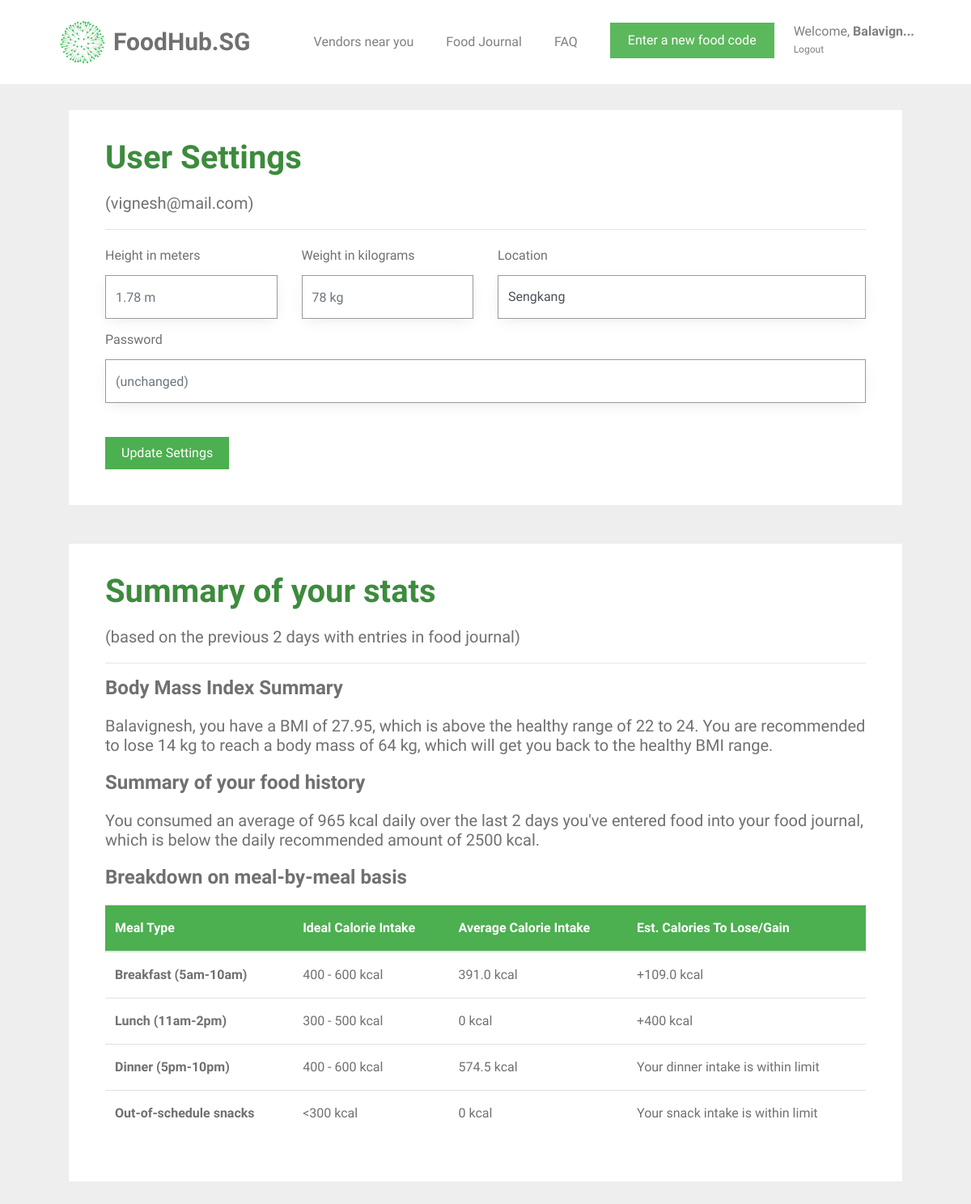
Page /user_settings (signed in) on the earlier database version.
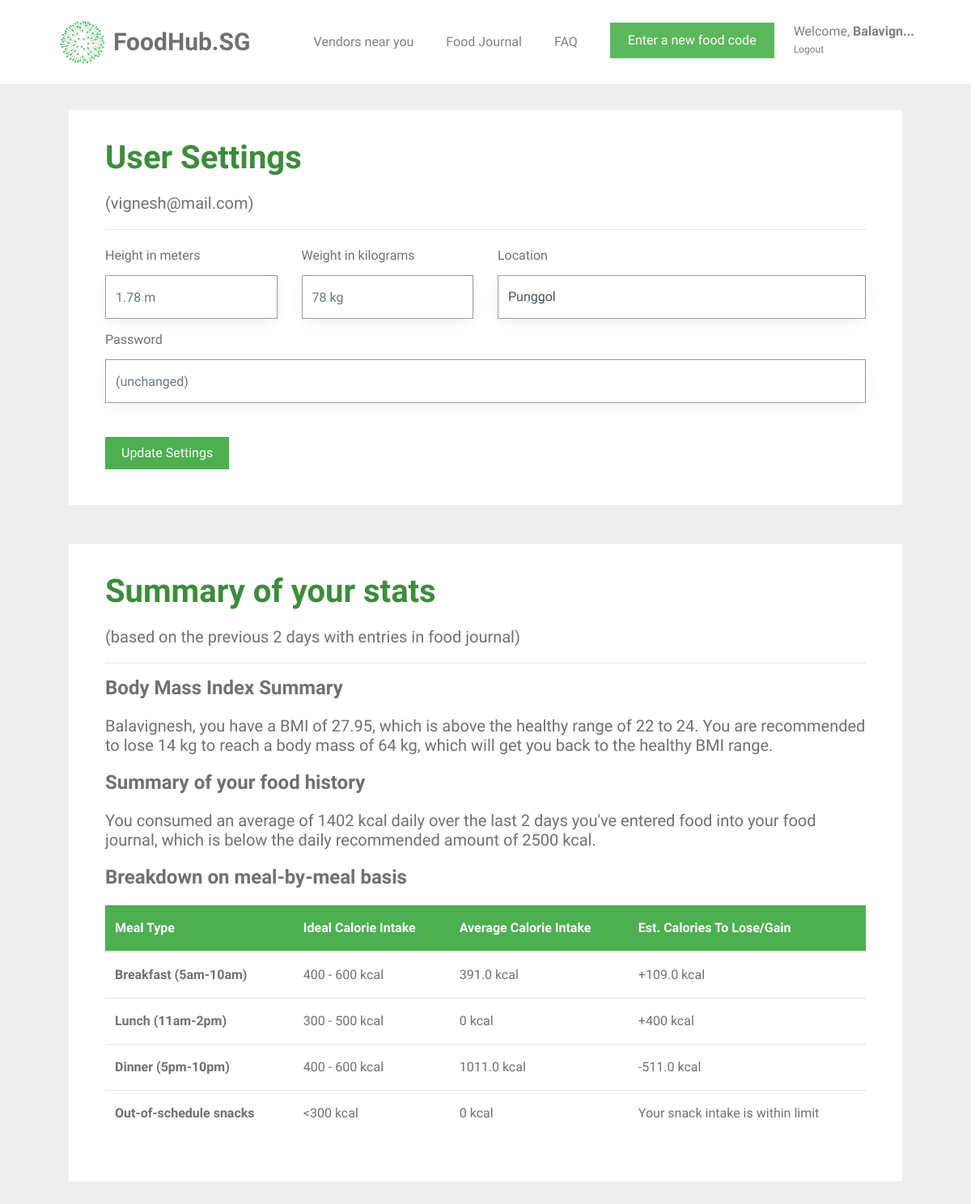
Same page on the later database version.
### tables this page shows
CREATE TABLE "user" (
	`id`	INTEGER PRIMARY KEY AUTOINCREMENT,
	`name`	TEXT NOT NULL,
	`email`	VARCHAR ( 512 ) NOT NULL UNIQUE,
	`password`	TEXT NOT NULL,
	`height`	INTEGER NOT NULL,
	`weight`	INTEGER NOT NULL,
	`location`	TEXT NOT NULL
);

### foodhubsg/user.py (the view, shortened to what this page needs)
@bp.route('/user_settings', methods=('GET', 'POST'))
@login_required
def user_settings():
    db = get_db()
    food_items = db.execute(
        'SELECT f.id, creator_id, food_name, created, calories, food_code, email'
        ' FROM food_entry f JOIN user u ON f.creator_id = u.id'
        ' WHERE f.creator_id = ? AND DATE(f.created) IN'
        ' (SELECT DISTINCT DATE(created) FROM food_entry '
        ' WHERE NOT date(f.created) = date("now") ORDER BY datetime(created) DESC LIMIT 8)'
        ' ORDER BY datetime(created) DESC',
        (g.user['id'],),
    ).fetchall()
    users = db.execute(
        'SELECT id, name, email, password, height, weight, location'
        ' FROM user'
        ' WHERE id = ?',
        (g.user['id'],),
    ).fetchall()
    user_info = ProcessUserInfo(food_items, users)
    info = user_info.get_info()
    return render_template('user/user_settings.html',
                           name=info["name"], weight=info["weight"], height=info["height"], email=info["email"],
                           password=info["password"], user_location=info["user_location"], bmi_statement=info["bmi_statement"],
                           calories_statement=info["calories_statement"], number_of_days=info["number_of_days"],
                           user_average_calories=info["user_average_calories"], food_exists=info["food_exists"],
                           snack_message=info["snack_message"], average_breakfast_calories=info["average_breakfast_calories"],
                           average_lunch_calories=info["average_lunch_calories"], average_dinner_calories=info["average_dinner_calories"],
                           average_snack_calories=info["average_snack_calories"])

### foodhubsg/auth.py (called while the page is built)
def login_required(view):
    @functools.wraps(view)
    def wrapped_view(**kwargs):
        if g.user is None:
            return redirect(url_for('auth.login'))
        return view(**kwargs)
    return wrapped_view

@bp.before_app_request
def load_logged_in_user():
    user_id = session.get('user_id')
    if user_id is None:
        g.user = None
    else:
        g.user = get_db().execute(
            'SELECT * FROM user WHERE id = ?', (user_id,)
        ).fetchone()

### foodhubsg/classes.py (called while the page is built)
def remove_duplicates(values):
    output = []
    seen = set()
    for value in values:
        if value not in seen:
            output.append(value)
            seen.add(value)
    return output

    def get_area(self):
        return self.__area

### foodhubsg/db.py (called while the page is built)
def get_db():
    if 'db' not in g:
        g.db = sqlite3.connect(
            current_app.config['DATABASE'],
            detect_types=sqlite3.PARSE_DECLTYPES
        )
        g.db.row_factory = sqlite3.Row
    return g.db

### foodhubsg/templates/user/user_settings.html (shortened to what this page needs)
{% extends 'base.html' %}
{% block content %}
<div id="colorlib-container">
    <div class="container">
        <div class="col-md-12">
            <div class="box1">
            <div class="row row-pb-md">
                <div class="col-md-12">
                    <header>
                        <h1 class="font_color"><b>User Settings</b></h1>
                        <h5>({{ email }})</h5>
                        <hr>
                    </header>
                    <form method="post">
                        <div class="row form-group">
                            <div class="col-md-3">
                                <label>Height in meters</label>
                                <input name="height" id="height" type="number" step="0.01" class="form-control" value="{{ request.form['height'] }}" placeholder="{{ g.user['height'] }} m">
                            </div>
                            <div class="col-md-3">
                                <label>Weight in kilograms</label>
                                <input name="weight" id="weight" type="number" step="0.01" class="form-control" value="{{ request.form['weight'] }}" placeholder="{{ g.user['weight'] }} kg">
                            </div>
                            <div class="col-md-6" style="padding-bottom: 10px;">
                                <label>Location</label>
                                <select class="custom-select form-control" id="inputGroupSelect02" name="new-location">
                                    <option selected>{{ user_location }}</option>
                                </select>
                            </div>
                            <div class="col-md-12 new-password">
                                <label>Password</label>
                                <input name="password" id="password" type="password" class="form-control delprefix" placeholder="(unchanged)">
                            </div>
                        </div>
                        <br>
                        <input type="submit" value="Update Settings" class="btn btn-primary" style="background-color: #4CAF50;">
                    </form>
                </div>
            </div>
            </div>
        </div>
        <div class="col-md-12">
            <div class="box1">
            <div class="row row-pb-md">
                <div class="col-md-12">
                    <header id="summary-header">
                        <h1 class="font_color"><b>Summary of your stats</b></h1>
                        {% if number_of_days == 0 %}
                        {% else %}
                            <h5>(based on the previous {{ number_of_days }} days with entries in food journal)</h5>
                        {% endif %}
                        <hr>
                    </header>
                    <h4><b>Body Mass Index Summary</b></h4>
                    <h5>{{ bmi_statement }}</h5>
                    <h4><b>Summary of your food history</b></h4>
                    {% if food_exists == 0 %}
                        <h5>You have not added enough food to your journal to generate a summary. Keep adding more food!</h5>
                    {% else %}
                        <h5>{{ calories_statement }}</h5>
                    <h4><b>Breakdown on meal-by-meal basis</b></h4>
                        <table class="table">
                            <thead class="thead-green">
                                <tr>
                                    <th scope="col">Meal Type</th>
                                    <th scope="col">Ideal Calorie Intake</th>
                                    <th scope="col">Average Calorie Intake</th>
                                    <th scope="col">Est. Calories To Lose/Gain</th>
                                </tr>
                            </thead>
                            <tbody>
                                <tr>
                                    <th scope="row">Breakfast (5am-10am)</th>
                                    <td>400 - 600 kcal</td>
                                    <td>{{ average_breakfast_calories }} kcal</td>
                                    <td>
                                      {% if average_breakfast_calories < 400 %}
                                          +{{ (average_breakfast_calories - 500)|round(2)|abs }} kcal
                                      {% elif average_breakfast_calories > 600 %}
                                          -{{ (average_breakfast_calories - 500)|round(2)|abs }} kcal
                                      {% else %}
                                          Your breakfast intake is within limit
                                      {% endif %}
                                    </td>
                                </tr>
                                <tr>
                                    <th scope="row">Lunch (11am-2pm)</th>
                                    <td>300 - 500 kcal</td>
                                    <td>{{ average_lunch_calories }} kcal</td>
                                    <td>
                                        {% if average_lunch_calories < 300 %}
                                            +{{ (average_lunch_calories - 400)|round(2)|abs }} kcal
                                        {% elif average_lunch_calories > 500 %}
                                            -{{ (average_lunch_calories - 400)|round(2)|abs }} kcal
                                        {% else %}
                                            Your lunch intake is within limit
                                        {% endif %}
                                    </td>
                                </tr>
                                <tr>
                                    <th scope="row">Dinner (5pm-10pm)</th>
                                    <td>400 - 600 kcal</td>
                                    <td>{{ average_dinner_calories }} kcal</td>
                                    <td>
                                        {% if average_dinner_calories < 400 %}
                                            +{{ (average_dinner_calories - 500)|round(2)|abs }} kcal
                                        {% elif average_dinner_calories > 600 %}
                                            -{{ (average_dinner_calories - 500)|round(2)|abs }} kcal
                                        {% else %}
                                            Your dinner intake is within limit
                                        {% endif %}
                                    </td>
                                </tr>
                                <tr>
                                    <th scope="row">Out-of-schedule snacks</th>
                                    <td><300 kcal</td>
                                    <td>{{ average_snack_calories }} kcal</td>
                                    <td>
                                        {% if (average_snack_calories > 300)|float < 0.0 %}
                                            -{{ (average_snack_calories - 300)|round(2)|abs }} kcal
                                        {% else %}
                                            Your snack intake is within limit
                                        {% endif %}
                                    </td>
                                </tr>
                            </tbody>
                        </table>
                    {% endif %}
                </div>
            </div>
            </div>
        </div>
    </div>
</div>
{% endblock %}

### foodhubsg/templates/base.html (shortened to what this page needs)
<!doctype html>
<link rel="stylesheet" href="https://cdnjs.cloudflare.com/ajax/libs/font-awesome/4.7.0/css/font-awesome.min.css">
<link rel="stylesheet" href="https://stackpath.bootstrapcdn.com/bootstrap/4.1.3/css/bootstrap.min.css">
<link rel="stylesheet" href="../static/css/animate.css">
<link rel="stylesheet" href="../static/css/icomoon.css">
<link rel="stylesheet" href="../static/css/magnific-popup.css">
<link rel="stylesheet" href="../static/css/flexslider.css">
<link rel="stylesheet" href="../static/css/owl.carousel.min.css">
<link rel="stylesheet" href="../static/css/owl.theme.default.min.css">
<link rel="stylesheet" href="../static/css/style.css">
    {% block navbar %}
        <nav class="navbar navbar-light bg-white">
            <div class="container">
                <a class="navbar-brand" href="{{ url_for('index') }}">
                    <img src="../static/images/healthhub-logo.png" width="65px" height="60px" class="d-inline-block align-top" alt="FoodHub.SG Logo">
                    <span id="webname">FoodHub.SG</span>
                </a>
                {% if g.user %}
                    <ul class="navbar-nav ml-auto">
                        <li class="nav-item">
                            <a class="nav-link" href="{{ url_for('vendors.vendors') }}">Vendors near you</a>
                        </li>
                        <li class="nav-item">
                            <a class="nav-link" href="{{ url_for('food.food_journal') }}">Food Journal</a>
                        </li>
                        <li class="nav-item">
                            <a class="nav-link" href="{{ url_for('user.faq') }}">FAQ</a>
                        </li>
                        <li class="nav-item">
                            <a href="{{ url_for('food.food_journal') }}"><button type="button" class="btn btn-success">Enter a new food code</button></a>
                        </li>
                        <li class="nav-item settings nav-link">
                            <a class="nav-link" id="settings-link" href="{{ url_for('user.user_settings')}}">
                                Welcome, <span id="nav-name">{{ g.user['name'] }}!</span>
                            </a>
                            <a class="nav-link" id="logout-link" href="{{ url_for('auth.logout') }}">
                                Logout
                            </a>
                        </li>
                    </ul>
                {% endif %}
                {% endblock %}
            </div>
        </nav>
<section class="content">
    {% block content %}{% endblock %}
</section>

### foodhubsg/static/css/style.css (style rules this page uses)
.font_color { color: #3d8b3d; }
a { color: #F6490D; -webkit-transition: 0.5s; -o-transition: 0.5s; transition: 0.5s; }
h1, h2, h3, h4, h5, h6, figure { color: #707070; font-weight: 400; margin: 0 0 20px 0; }
#colorlib-container, #colorlib-instagram, #colorlib-about, #colorlib-contact, #colorlib-footer { padding: 2em 0; clear: both; }
.content { display: block; }
.form-control { -webkit-box-shadow: none; -moz-box-shadow: none; -ms-box-shadow: none; -o-box-shadow: none; box-shadow: none; border: none; font-size: 16px !important; font-weight: 300; -webkit-border-radius: 0px; -moz-border-radius: 0px; -ms-border-radius: 0px; border-radius: 0px; }
.form-group { margin-bottom: 10px; }
.btn { margin-right: 4px; margin-bottom: 4px; font-size: 16px; font-weight: 400; -webkit-border-radius: 30px; -moz-border-radius: 30px; -ms-border-radius: 30px; border-radius: 30px; -webkit-transition: 0.5s; -o-transition: 0.5s; transition: 0.5s; padding: 8px 20px; }
.btn-primary { background: #F6490D; color: #fff; }
.btn-success { background: #5cb85c; color: #fff; border: 2px solid #5cb85c; }
.form-control { -webkit-box-shadow: none; box-shadow: none; background: transparent; border: 1px solid rgba(0, 0, 0, 0.1); height: 54px; font-size: 18px; font-weight: 300; }
.row-pb-md { padding: 2em !important; }
.btn-primary { border-radius: 0; border-width: 0; }
.btn { border-radius: 0; }
.form-control { border-width: 0.2px; border-color: #999999; box-shadow: 0 5px 20px -5px rgba(0,0,0,0.1); }
.box1 { background: #ffffff; padding: 0.5em; margin-bottom: 3em; transition: box-shadow 0.5s; }
.row.row-pb-md { margin: -5px -10px 0 -10px; }
.container { padding-right: 2.5em; padding-left: 2.5em; }
#nav-name { font-weight: bold; }
.navbar-nav { flex-direction: row; }
.nav-item { padding: 10px 10px 10px 10px; margin: 10px; }
.navbar-nav > .settings { position: relative; display: block; margin-right: 0; padding-right: 0; margin-left: 0; padding-left: 0; color: #4CAF50; }
.settings > .nav-link { line-height: 22px; padding: 0; }
#logout-link { font-size: 12px; }
#webname { color: #707070; font-weight: bold; font-size: 30px; }
.bg-white { background-color: white; }
.thead-green { background-color: #4CAF50; color: white; }

Differences in the rows shown:
changed user "vignesh@mail.com": new-location "Sengkang" → "Punggol"
Other differences:
{{ calories_statement }}: "…consumed an average of 965 kcal daily over the…" → "…consumed an average of 1402 kcal daily over the…"
{{ average_dinner_calories }}: "574.5" → "1011.0"
{{ (average_dinner_calories - 500)|round(2)|abs }}: (not shown) → "511.0"
text no longer shown: "Your dinner intake is within limit"
text now shown: "- kcal"
